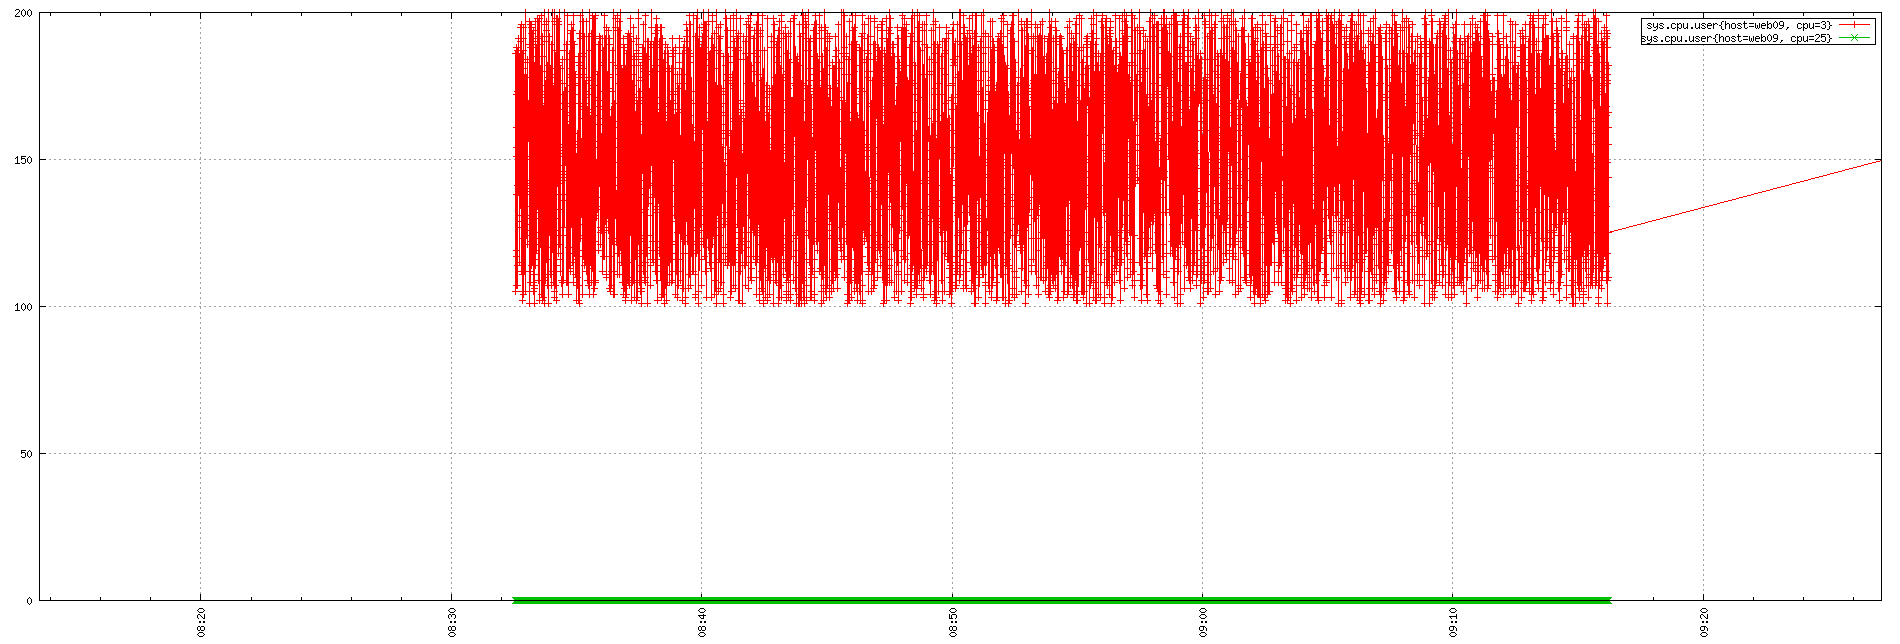

Write the gnuplot code that produced this figure.
set term png small size 1900,644
set xdata time
set timefmt "%s"
if (GPVAL_VERSION < 4.6) set xtics rotate; else set xtics rotate right
set output "${TMPDIR-'tmp'}/tsd/93df884d.png"
set xrange ["1673770413":"1673774827"]
set format x "%H:%M"
set grid
set style data linespoint
set key right box
set yrange [0:]
plot  "${TMPDIR-'tmp'}/tsd/93df884d_0.dat" using 1:2 title "sys.cpu.user{host=web09, cpu=3}", \
 "${TMPDIR-'tmp'}/tsd/93df884d_1.dat" using 1:2 title "sys.cpu.user{host=web09, cpu=25}"
